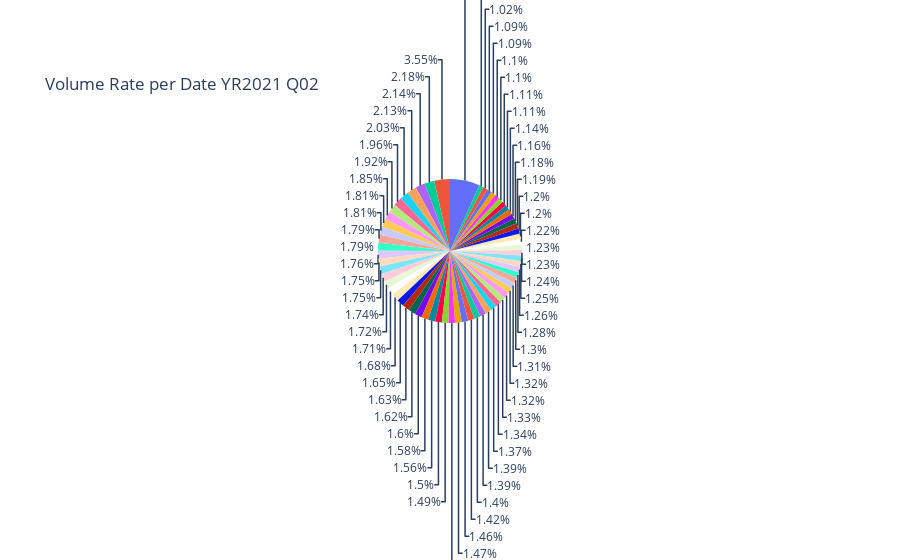

Notebook code for this chart:
### Markdown cell above
## Plotly Graph

### Code cell
fig = px.pie(KO2ndQtrData["Volume"], values='Volume', title='Volume Rate per Date YR2021 Q02')
fig.show()
